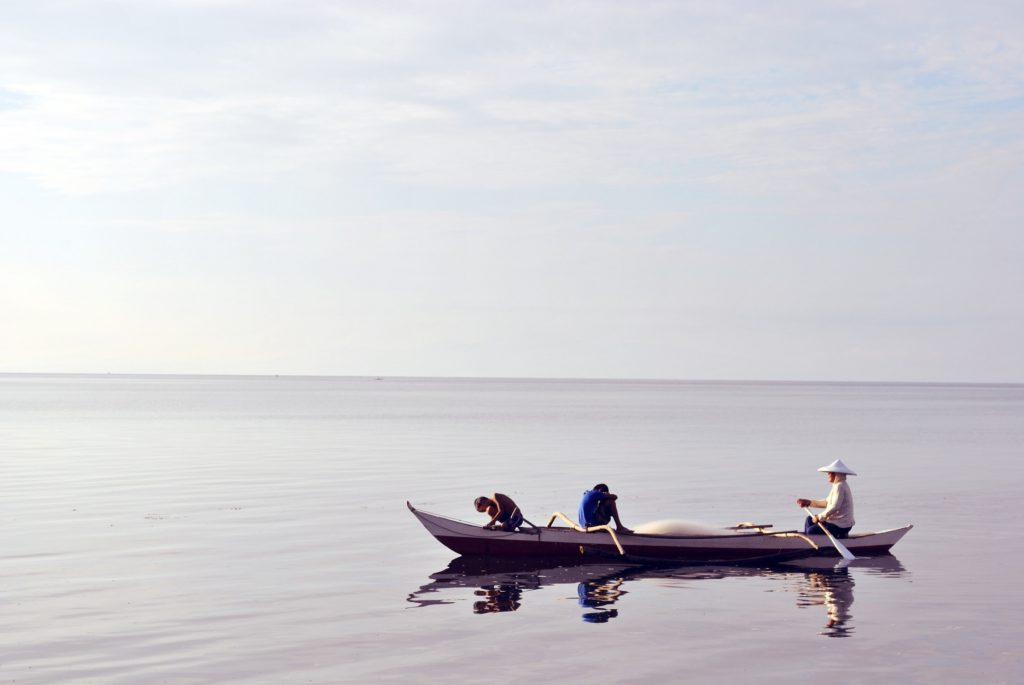
#> input picture boat_initial-1024x685.jpg, 1024 x 685 px
$ jupyter execute Untitled.ipynb
#> lines starting #> are read from the running program, lines starting #| are printed output that depends on the picture; after the words box and inside, x2 and y2 are one past the last pixel; in counts of white or black regions, pixels touching at a corner belong together
[cell 1]
from skimage.filters import threshold_local
from cv_methods.preload import MainCVClass
from matplotlib import pyplot as plt

import numpy as np
import argparse
import cv2
import imutils


class DocScan:
    def __init__(self, path, resize):
#> called with path = '../boat_initial-1024x685.jpg', resize = False
        self.image = cv2.imread(path)
#> self.image is the input picture: shape (685, 1024, 3); mean B, G, R 212.4, 207, 208.2
        self.ratio = self.image.shape[0] / 500
#> self.ratio = 1.37
        self.orig = self.image.copy()
        self.gray = np.array([])

    def test1(self):

        self.gray = 255-cv2.cvtColor(self.image, cv2.COLOR_BGR2GRAY)
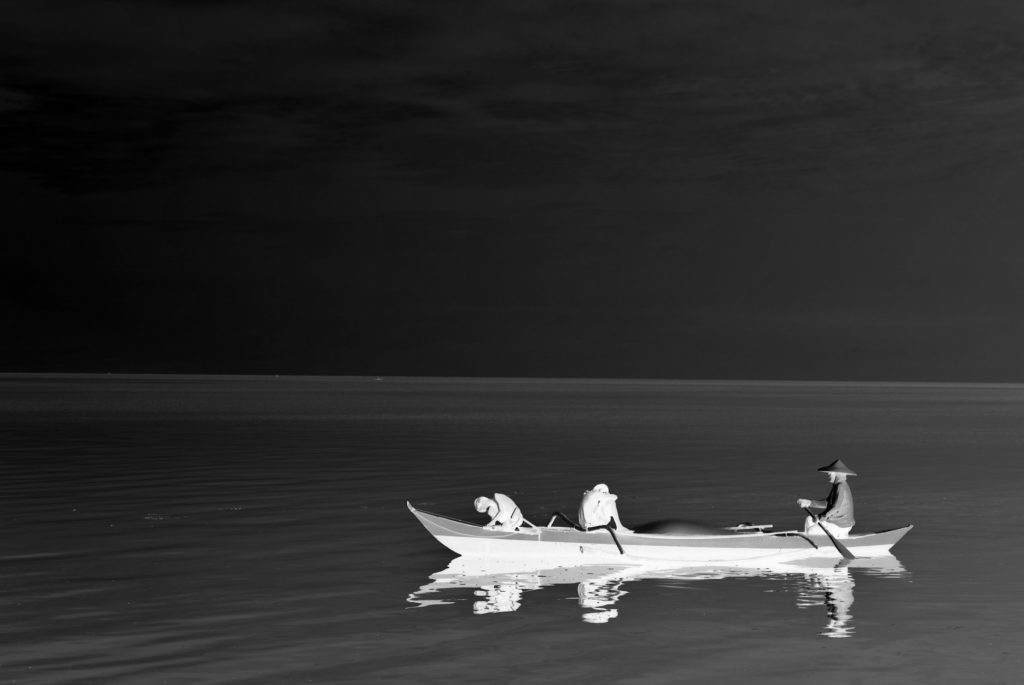
#> self.gray: shape (685, 1024); min 0, max 253, mean 47

        plt.figure(figsize=(32,32))
        plt.imshow(self.gray, cmap='gray')
        plt.show()

        return self.gray

    def test2(self):

        gauss = cv2.GaussianBlur(self.gray, (11, 11), 0)
        median_blur = cv2.medianBlur(self.gray, 5)

        f, axarr = plt.subplots(2,1, figsize=(32,32))
        axarr[0].imshow(gauss, cmap='gray')
        axarr[1].imshow(median_blur, cmap='gray')
        plt.show()

        return gauss

    def test3(self):

        gray = cv2.GaussianBlur(self.gray, (11, 11), 0)

        otsu = cv2.threshold(gray, 0, 255, cv2.THRESH_BINARY + cv2.THRESH_OTSU)[1]
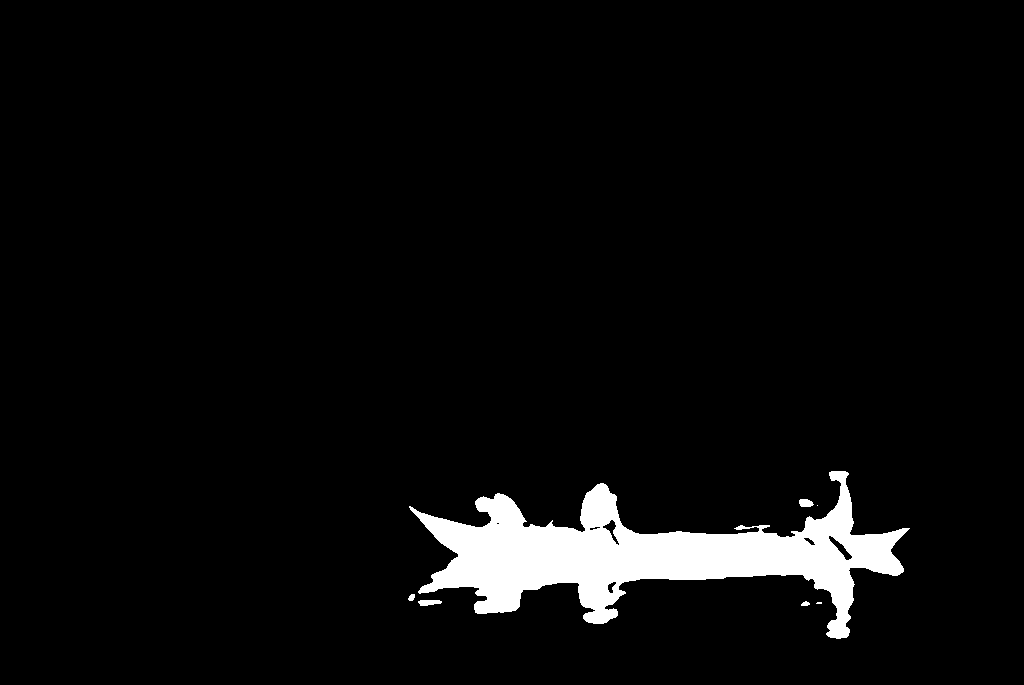
#> otsu: shape (685, 1024); 4.4% white; 7 white regions (2 under 20 px), largest, box (x1, y1, x2, y2) and area: (409, 471, 910, 639) 30860, (418, 600, 442, 606) 112, (799, 499, 814, 507) 97, (408, 594, 415, 601) 37, (801, 601, 810, 606) 32

        th3 = cv2.adaptiveThreshold(gray, 255, cv2.ADAPTIVE_THRESH_GAUSSIAN_C, cv2.THRESH_BINARY, 11, 2)
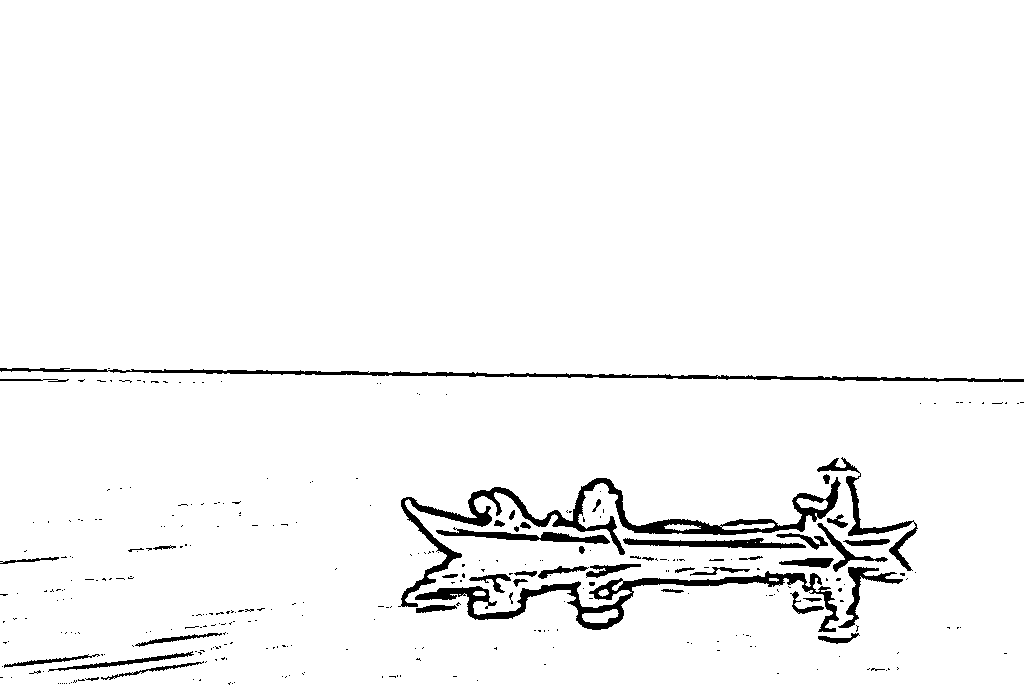
#> th3: shape (685, 1024); 96.5% white; 323 black regions (276 under 20 px), largest, box (x1, y1, x2, y2) and area: (398, 477, 841, 607) 6112, (415, 571, 839, 632) 4600, (0, 368, 1024, 382) 3277

        f, axarr = plt.subplots(2,1, figsize=(32,32))
        axarr[0].imshow(th3, cmap='gray')
        axarr[1].imshow(otsu, cmap='gray')
        plt.show()

        return th3, otsu

    def get_edget(self):

        gray = cv2.GaussianBlur(self.gray, (11, 11), 0)

        th3 = cv2.adaptiveThreshold(gray, 255, cv2.ADAPTIVE_THRESH_GAUSSIAN_C, cv2.THRESH_BINARY, 11, 2)

        edged = cv2.Canny(th3, 80, 200)
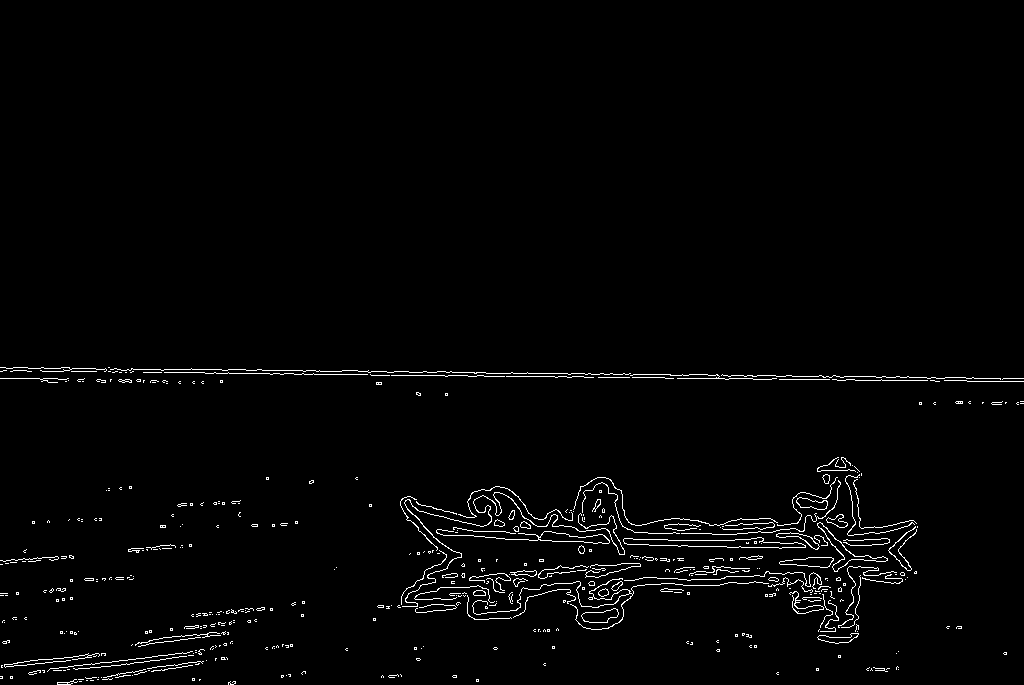
#> edged: shape (685, 1024); 1.8% white in thin lines or dots, all inside (x1, y1, x2, y2) = (0, 367, 1024, 685)

        edged_for_watching = imutils.resize(edged.copy(), height=500)
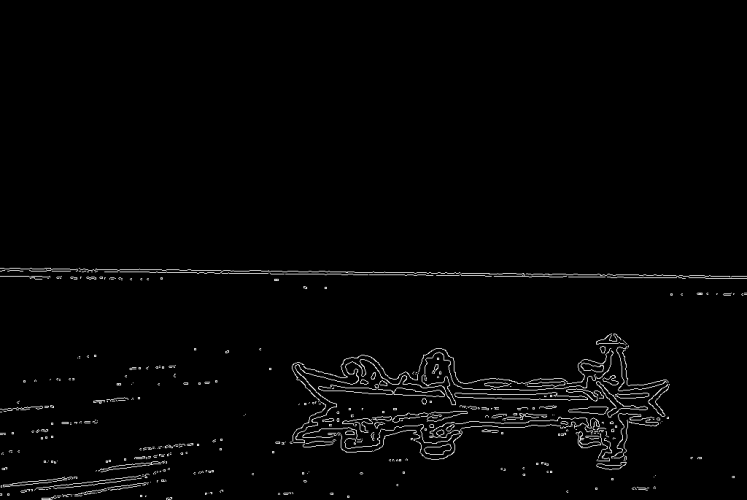
#> edged_for_watching: shape (500, 747); min 0, max 236, mean 4.5

        f, axarr = plt.subplots(2,1, figsize=(32,32))
        axarr[0].imshow(th3, cmap='gray')
        axarr[1].imshow(edged, cmap='gray')
        plt.show()

        return th3, edged

[cell 2]
test = DocScan("../boat_initial-1024x685.jpg", False)
img1 = test.test1()

[cell 3]
img2 = test.test2()

[cell 4]
img3, img4 = test.test3()

[cell 5]
img5, img6 = test.get_edget()

[cell 6]
def get_many_plotting(imges):
    fig, axs = plt.subplots(6, 1, figsize=(18, 60), sharey=True)
    i = 0

    for img in imges:

        img = img.flatten()
        names, values = np.unique(img, return_counts=True)

        axs[i].bar(names.tolist(), values.tolist())
        i+=1
#> this loop made 6 passes
#> values on passes 3 to 6: [24739, 676701], [670290, 31150], [24739, 676701], [688937, 12503]
#> after the loop, i = 6

    fig.suptitle('Categorical Plotting')

[cell 7]
def get_plotting(img):
    img = img.flatten()
    names, values = np.unique(img, return_counts=True)

    fig, axs = plt.subplots(1, 1, figsize=(9, 3), sharey=True)
    axs.bar(names.tolist(), values.tolist())
    fig.suptitle('Categorical Plotting')

[cell 8]
img_list = [img1,img2,img3,img4,img5,img6]

[cell 9]
get_many_plotting(img_list)
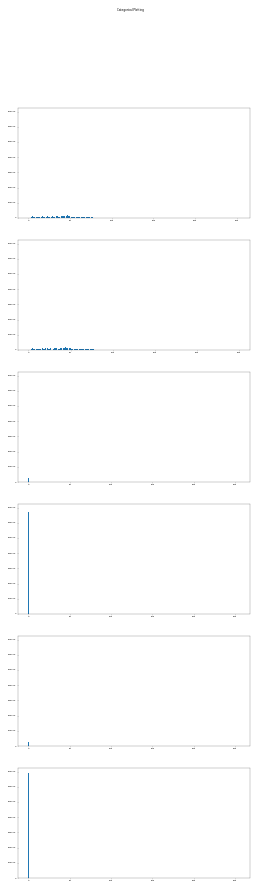
#> figure drawn by matplotlib, 6 panels; panel 1: tallest bar 18061 high, from x = 43.6 to 44.4; panel 2: tallest bar 17343 high, from x = 43.6 to 44.4

[cell 10]
get_plotting(img1)
#> in get_plotting, `names, values = np.unique(img, return_counts=True)`: names = 254 values from 0 to 253; values = 254 values, max 18061 at index 44, min 11 at index 253, mean 2761.6
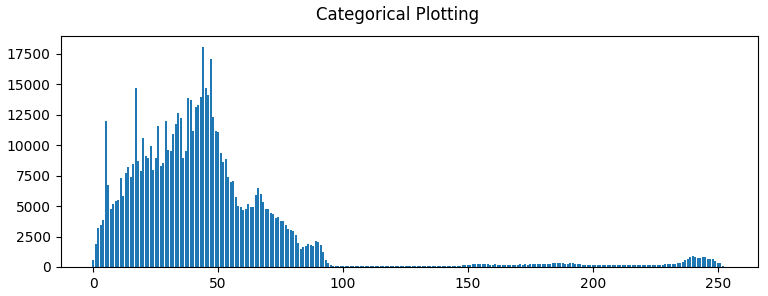
#> figure drawn by matplotlib, 1 panel; tallest bar 18061 high, from x = 43.6 to 44.4

[cell 11]
get_plotting(img2)
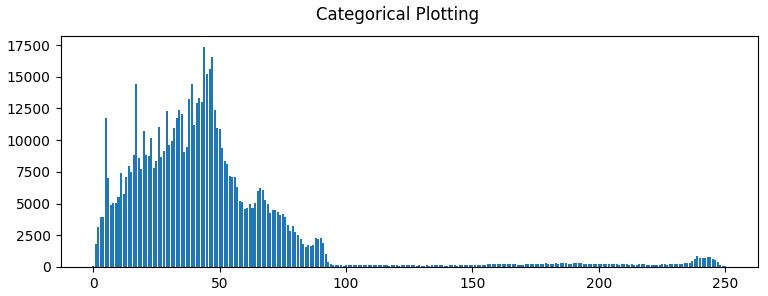
#> figure drawn by matplotlib, 1 panel; tallest bar 17343 high, from x = 43.6 to 44.4

[cell 12]
get_plotting(img3)
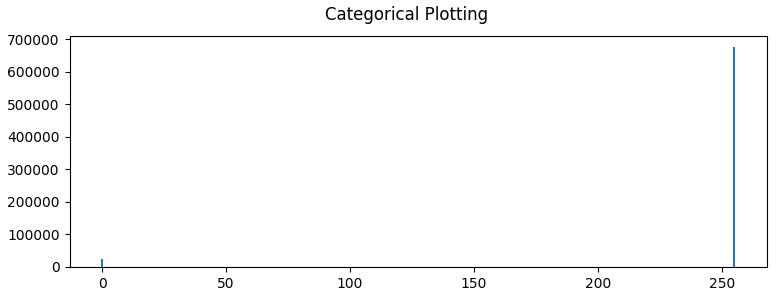
#> figure drawn by matplotlib, 1 panel

[cell 13]
get_plotting(img4)

[cell 14]
get_plotting(img5)

[cell 15]
get_plotting(img6)

[cell 16]
img1.shape
#> Out = (685, 1024)

[cell 17]
img = img1.reshape(-1)
img.shape
names, values = np.unique(img, return_counts=True)
#> names = 254 values from 0 to 253

[cell 18]
if 256 - len(values) > 0:
    zeros_list = range(0, 256-len(values))
    values = np.append(values, [0 for i in zeros_list])
#> values = 256 values, max 18061 at index 44, min 0 at index 254, mean 2740
    names = np.append(names, [0 for i in zeros_list])
#> names = 256 values, max 253 at index 253, min 0 at index 0, mean 125.5

[cell 19]
values
#> Out has the same summary as values

[cell 20]
values = values.reshape(-1,16)
names = names.reshape(-1,16)

[cell 21]
values.shape, names.shape
#> Out = ((16, 16), (16, 16))

[cell 22]
fig, ax = plt.subplots(figsize=(9,18))
im = ax.imshow(values)

for i in range(names.shape[0]):
    for j in range(names.shape[1]):
        text = ax.text(j, i, names[i, j],
                       ha="center", va="center", color="w")

ax.set_title("shhhhh")
fig.tight_layout()
plt.show()
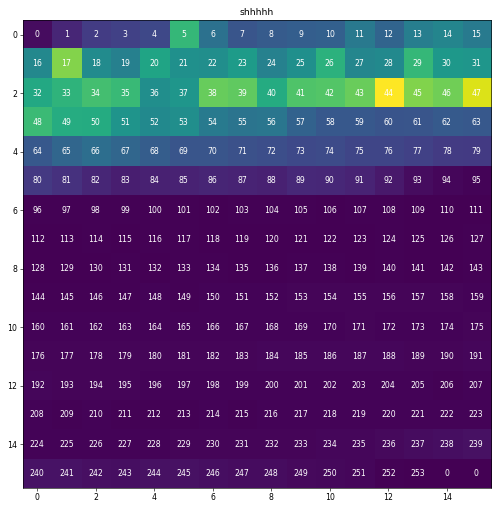
#> figure drawn by matplotlib, 1 panel
